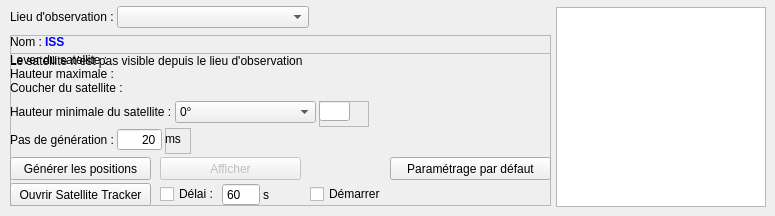
    <widget class="QWidget" name="telescope">
     <property name="autoFillBackground">
      <bool>true</bool>
     </property>
     <attribute name="title">
      <string>Télescope</string>
     </attribute>
     <widget class="QListWidget" name="liste4">
      <property name="geometry">
       <rect>
        <x>556</x>
        <y>7</y>
        <width>210</width>
        <height>200</height>
       </rect>
      </property>
      <property name="font">
       <font>
        <pointsize>8</pointsize>
       </font>
      </property>
      <property name="mouseTracking">
       <bool>true</bool>
      </property>
      <property name="contextMenuPolicy">
       <enum>Qt::CustomContextMenu</enum>
      </property>
      <property name="autoFillBackground">
       <bool>true</bool>
      </property>
      <property name="horizontalScrollBarPolicy">
       <enum>Qt::ScrollBarAlwaysOff</enum>
      </property>
      <property name="editTriggers">
       <set>QAbstractItemView::SelectedClicked</set>
      </property>
      <property name="textElideMode">
       <enum>Qt::ElideNone</enum>
      </property>
      <property name="sortingEnabled">
       <bool>true</bool>
      </property>
     </widget>
     <widget class="QFrame" name="frameSatSelectionne">
      <property name="geometry">
       <rect>
        <x>10</x>
        <y>35</y>
        <width>541</width>
        <height>171</height>
       </rect>
      </property>
      <property name="frameShape">
       <enum>QFrame::StyledPanel</enum>
      </property>
      <property name="frameShadow">
       <enum>QFrame::Raised</enum>
      </property>
      <widget class="QFrame" name="frameSatSuivi">
       <property name="geometry">
        <rect>
         <x>0</x>
         <y>18</y>
         <width>541</width>
         <height>165</height>
        </rect>
       </property>
       <property name="frameShape">
        <enum>QFrame::StyledPanel</enum>
       </property>
       <property name="frameShadow">
        <enum>QFrame::Raised</enum>
       </property>
       <widget class="QPushButton" name="genererPositions">
        <property name="geometry">
         <rect>
          <x>0</x>
          <y>104</y>
          <width>141</width>
          <height>23</height>
         </rect>
        </property>
        <property name="text">
         <string>Générer les positions</string>
        </property>
       </widget>
       <widget class="QWidget" name="formLayoutWidget_57">
        <property name="geometry">
         <rect>
          <x>0</x>
          <y>0</y>
          <width>531</width>
          <height>68</height>
         </rect>
        </property>
        <layout class="QFormLayout" name="formLayout_telescope3">
         <property name="labelAlignment">
          <set>Qt::AlignLeading|Qt::AlignLeft|Qt::AlignVCenter</set>
         </property>
         <property name="horizontalSpacing">
          <number>3</number>
         </property>
         <property name="verticalSpacing">
          <number>0</number>
         </property>
         <item row="0" column="0">
          <widget class="QLabel" name="lbl_leverSatSuivi">
           <property name="text">
            <string>Lever du satellite :</string>
           </property>
          </widget>
         </item>
         <item row="0" column="1">
          <widget class="QLabel" name="leverSatSuivi">
           <property name="text">
            <string/>
           </property>
          </widget>
         </item>
         <item row="1" column="0">
          <widget class="QLabel" name="lbl_hauteurMaxSatSuivi">
           <property name="text">
            <string>Hauteur maximale :</string>
           </property>
          </widget>
         </item>
         <item row="1" column="1">
          <widget class="QLabel" name="hauteurMaxSatSuivi">
           <property name="text">
            <string/>
           </property>
          </widget>
         </item>
         <item row="2" column="0">
          <widget class="QLabel" name="lbl_coucherSatSuivi">
           <property name="text">
            <string>Coucher du satellite :</string>
           </property>
          </widget>
         </item>
         <item row="2" column="1">
          <widget class="QLabel" name="coucherSatSuivi">
           <property name="text">
            <string/>
           </property>
          </widget>
         </item>
        </layout>
       </widget>
       <widget class="QWidget" name="horizontalLayoutWidget_9">
        <property name="geometry">
         <rect>
          <x>0</x>
          <y>48</y>
          <width>359</width>
          <height>26</height>
         </rect>
        </property>
        <layout class="QHBoxLayout" name="horizontalLayout_telescope4">
         <property name="spacing">
          <number>3</number>
         </property>
         <item>
          <layout class="QFormLayout" name="formLayout_telescope4">
           <property name="labelAlignment">
            <set>Qt::AlignLeading|Qt::AlignLeft|Qt::AlignVCenter</set>
           </property>
           <property name="horizontalSpacing">
            <number>3</number>
           </property>
           <property name="verticalSpacing">
            <number>1</number>
           </property>
           <item row="0" column="0">
            <widget class="QLabel" name="lbl_hauteurSatSuivi">
             <property name="font">
              <font/>
             </property>
             <property name="mouseTracking">
              <bool>true</bool>
             </property>
             <property name="text">
              <string>Hauteur minimale du satellite :</string>
             </property>
            </widget>
           </item>
           <item row="0" column="1">
            <widget class="QComboBox" name="hauteurSatSuivi">
             <property name="minimumSize">
              <size>
               <width>141</width>
               <height>0</height>
              </size>
             </property>
             <property name="font">
              <font/>
             </property>
             <property name="mouseTracking">
              <bool>true</bool>
             </property>
             <property name="currentText">
              <string notr="true">0°</string>
             </property>
             <item>
              <property name="text">
               <string>0°</string>
              </property>
             </item>
             <item>
              <property name="text">
               <string>5°</string>
              </property>
             </item>
             <item>
              <property name="text">
               <string>10°</string>
              </property>
             </item>
             <item>
              <property name="text">
               <string>15°</string>
              </property>
             </item>
             <item>
              <property name="text">
               <string>20°</string>
              </property>
             </item>
             <item>
              <property name="text">
               <string>Autre...</string>
              </property>
             </item>
            </widget>
           </item>
          </layout>
         </item>
         <item>
          <widget class="QFrame" name="frame_8">
           <property name="frameShape">
            <enum>QFrame::StyledPanel</enum>
           </property>
           <property name="frameShadow">
            <enum>QFrame::Raised</enum>
           </property>
           <widget class="QLineEdit" name="valHauteurSatSuivi">
            <property name="geometry">
             <rect>
              <x>0</x>
              <y>0</y>
              <width>31</width>
              <height>20</height>
             </rect>
            </property>
            <property name="minimumSize">
             <size>
              <width>31</width>
              <height>0</height>
             </size>
            </property>
            <property name="font">
             <font/>
            </property>
            <property name="mouseTracking">
             <bool>true</bool>
            </property>
            <property name="inputMask">
             <string notr="true">99</string>
            </property>
            <property name="text">
             <string notr="true"/>
            </property>
            <property name="maxLength">
             <number>2</number>
            </property>
           </widget>
          </widget>
         </item>
        </layout>
       </widget>
       <widget class="QWidget" name="horizontalLayoutWidget_10">
        <property name="geometry">
         <rect>
          <x>0</x>
          <y>75</y>
          <width>181</width>
          <height>26</height>
         </rect>
        </property>
        <layout class="QHBoxLayout" name="horizontalLayout_telescope5">
         <property name="spacing">
          <number>3</number>
         </property>
         <item>
          <layout class="QFormLayout" name="formLayout_telescope5">
           <property name="labelAlignment">
            <set>Qt::AlignLeading|Qt::AlignLeft|Qt::AlignVCenter</set>
           </property>
           <property name="horizontalSpacing">
            <number>3</number>
           </property>
           <property name="verticalSpacing">
            <number>1</number>
           </property>
           <item row="0" column="0">
            <widget class="QLabel" name="lbl_pas">
             <property name="text">
              <string>Pas de génération :</string>
             </property>
            </widget>
           </item>
           <item row="0" column="1">
            <widget class="QSpinBox" name="pasSuivi">
             <property name="maximumSize">
              <size>
               <width>51</width>
               <height>16777215</height>
              </size>
             </property>
             <property name="alignment">
              <set>Qt::AlignRight|Qt::AlignTrailing|Qt::AlignVCenter</set>
             </property>
             <property name="buttonSymbols">
              <enum>QAbstractSpinBox::NoButtons</enum>
             </property>
             <property name="minimum">
              <number>1</number>
             </property>
             <property name="maximum">
              <number>10000</number>
             </property>
             <property name="value">
              <number>20</number>
             </property>
            </widget>
           </item>
          </layout>
         </item>
         <item>
          <widget class="QFrame" name="frame_9">
           <property name="frameShape">
            <enum>QFrame::StyledPanel</enum>
           </property>
           <property name="frameShadow">
            <enum>QFrame::Raised</enum>
           </property>
           <widget class="QLabel" name="lbl_ms">
            <property name="geometry">
             <rect>
              <x>0</x>
              <y>3</y>
              <width>21</width>
              <height>16</height>
             </rect>
            </property>
            <property name="text">
             <string extracomment="milliseconde">ms</string>
            </property>
           </widget>
          </widget>
         </item>
        </layout>
       </widget>
       <widget class="QPushButton" name="ouvrirSatelliteTracker">
        <property name="geometry">
         <rect>
          <x>0</x>
          <y>130</y>
          <width>141</width>
          <height>23</height>
         </rect>
        </property>
        <property name="text">
         <string>Ouvrir Satellite Tracker</string>
        </property>
       </widget>
       <widget class="QWidget" name="gridLayoutWidget_10">
        <property name="geometry">
         <rect>
          <x>150</x>
          <y>130</y>
          <width>141</width>
          <height>24</height>
         </rect>
        </property>
        <layout class="QGridLayout" name="gridLayout_delaiTelescope" columnstretch="0,0,0">
         <property name="horizontalSpacing">
          <number>3</number>
         </property>
         <property name="verticalSpacing">
          <number>0</number>
         </property>
         <item row="0" column="2">
          <widget class="QLabel" name="lbl_uniteDelaiTelescope">
           <property name="text">
            <string>s</string>
           </property>
          </widget>
         </item>
         <item row="0" column="1">
          <widget class="QSpinBox" name="delaiTelescope">
           <property name="buttonSymbols">
            <enum>QAbstractSpinBox::NoButtons</enum>
           </property>
           <property name="maximum">
            <number>7200</number>
           </property>
           <property name="value">
            <number>60</number>
           </property>
          </widget>
         </item>
         <item row="0" column="0">
          <widget class="QCheckBox" name="pecDelai">
           <property name="text">
            <string comment="telescope">Délai :</string>
           </property>
          </widget>
         </item>
        </layout>
       </widget>
       <widget class="QPushButton" name="afficherSuivi">
        <property name="enabled">
         <bool>false</bool>
        </property>
        <property name="geometry">
         <rect>
          <x>150</x>
          <y>104</y>
          <width>141</width>
          <height>23</height>
         </rect>
        </property>
        <property name="text">
         <string>Afficher</string>
        </property>
       </widget>
       <widget class="QCheckBox" name="demarrerSuiviTelescope">
        <property name="geometry">
         <rect>
          <x>300</x>
          <y>131</y>
          <width>81</width>
          <height>20</height>
         </rect>
        </property>
        <property name="toolTip">
         <string>Envoyer les données satellite à la monture</string>
        </property>
        <property name="text">
         <string>Démarrer</string>
        </property>
       </widget>
      </widget>
      <widget class="QLabel" name="visibiliteSatSuivi">
       <property name="geometry">
        <rect>
         <x>0</x>
         <y>18</y>
         <width>301</width>
         <height>16</height>
        </rect>
       </property>
       <property name="text">
        <string>Le satellite n'est pas visible depuis le lieu d'observation</string>
       </property>
      </widget>
      <widget class="QWidget" name="formLayoutWidget_56">
       <property name="geometry">
        <rect>
         <x>0</x>
         <y>0</y>
         <width>331</width>
         <height>18</height>
        </rect>
       </property>
       <layout class="QFormLayout" name="formLayout_telescope2">
        <property name="labelAlignment">
         <set>Qt::AlignLeading|Qt::AlignLeft|Qt::AlignVCenter</set>
        </property>
        <property name="horizontalSpacing">
         <number>3</number>
        </property>
        <property name="verticalSpacing">
         <number>0</number>
        </property>
        <item row="0" column="0">
         <widget class="QLabel" name="lbl_nomsatSuivi">
          <property name="font">
           <font/>
          </property>
          <property name="mouseTracking">
           <bool>true</bool>
          </property>
          <property name="text">
           <string>Nom :</string>
          </property>
         </widget>
        </item>
        <item row="0" column="1">
         <widget class="QLabel" name="nomsatSuivi">
          <property name="palette">
           <palette>
            <active>
             <colorrole role="WindowText">
              <brush brushstyle="SolidPattern">
               <color alpha="255">
                <red>0</red>
                <green>0</green>
                <blue>255</blue>
               </color>
              </brush>
             </colorrole>
             <colorrole role="Base">
              <brush brushstyle="SolidPattern">
               <color alpha="255">
                <red>240</red>
                <green>240</green>
                <blue>240</blue>
               </color>
              </brush>
             </colorrole>
            </active>
            <inactive>
             <colorrole role="WindowText">
              <brush brushstyle="SolidPattern">
               <color alpha="255">
                <red>0</red>
                <green>0</green>
                <blue>255</blue>
               </color>
              </brush>
             </colorrole>
             <colorrole role="Base">
              <brush brushstyle="SolidPattern">
               <color alpha="255">
                <red>240</red>
                <green>240</green>
                <blue>240</blue>
               </color>
              </brush>
             </colorrole>
            </inactive>
            <disabled>
             <colorrole role="WindowText">
              <brush brushstyle="SolidPattern">
               <color alpha="255">
                <red>120</red>
                <green>120</green>
                <blue>120</blue>
               </color>
              </brush>
             </colorrole>
             <colorrole role="Base">
              <brush brushstyle="SolidPattern">
               <color alpha="255">
                <red>240</red>
                <green>240</green>
                <blue>240</blue>
               </color>
              </brush>
             </colorrole>
            </disabled>
           </palette>
          </property>
          <property name="font">
           <font>
            <bold>true</bold>
           </font>
          </property>
          <property name="mouseTracking">
           <bool>true</bool>
          </property>
          <property name="text">
           <string notr="true">ISS</string>
          </property>
         </widget>
        </item>
       </layout>
      </widget>
      <widget class="QLabel" name="leverSatSuivi2">
       <property name="geometry">
        <rect>
         <x>0</x>
         <y>18</y>
         <width>415</width>
         <height>16</height>
        </rect>
       </property>
       <property name="text">
        <string/>
       </property>
      </widget>
     </widget>
     <widget class="QWidget" name="formLayoutWidget_55">
      <property name="geometry">
       <rect>
        <x>10</x>
        <y>6</y>
        <width>299</width>
        <height>24</height>
       </rect>
      </property>
      <layout class="QFormLayout" name="formLayout_telescope1">
       <property name="labelAlignment">
        <set>Qt::AlignLeading|Qt::AlignLeft|Qt::AlignVCenter</set>
       </property>
       <property name="horizontalSpacing">
        <number>3</number>
       </property>
       <property name="verticalSpacing">
        <number>0</number>
       </property>
       <item row="0" column="0">
        <widget class="QLabel" name="lbl_lieuxObservation5">
         <property name="font">
          <font/>
         </property>
         <property name="mouseTracking">
          <bool>true</bool>
         </property>
         <property name="text">
          <string>Lieu d'observation :</string>
         </property>
        </widget>
       </item>
       <item row="0" column="1">
        <widget class="QComboBox" name="lieuxObservation5">
         <property name="minimumSize">
          <size>
           <width>191</width>
           <height>0</height>
          </size>
         </property>
         <property name="font">
          <font/>
         </property>
         <property name="mouseTracking">
          <bool>true</bool>
         </property>
         <property name="currentText">
          <string notr="true"/>
         </property>
        </widget>
       </item>
      </layout>
     </widget>
     <widget class="QToolButton" name="skywatcher">
      <property name="geometry">
       <rect>
        <x>430</x>
        <y>0</y>
        <width>111</width>
        <height>51</height>
       </rect>
      </property>
      <property name="toolTip">
       <string notr="true">http://skywatcher.com/</string>
      </property>
      <property name="icon">
       <iconset resource="../../resources.qrc">
        <normaloff>:/resources/logo-skywatcher.png</normaloff>:/resources/logo-skywatcher.png</iconset>
      </property>
      <property name="iconSize">
       <size>
        <width>131</width>
        <height>61</height>
       </size>
      </property>
      <property name="autoRaise">
       <bool>true</bool>
      </property>
     </widget>
     <widget class="QPushButton" name="parametrageDefautSuivi">
      <property name="geometry">
       <rect>
        <x>390</x>
        <y>157</y>
        <width>161</width>
        <height>23</height>
       </rect>
      </property>
      <property name="font">
       <font/>
      </property>
      <property name="text">
       <string>Paramétrage par défaut</string>
      </property>
     </widget>
    </widget>
